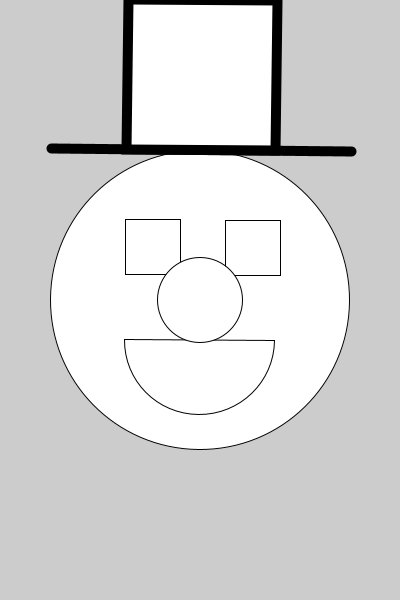
Frame 1 (no input)
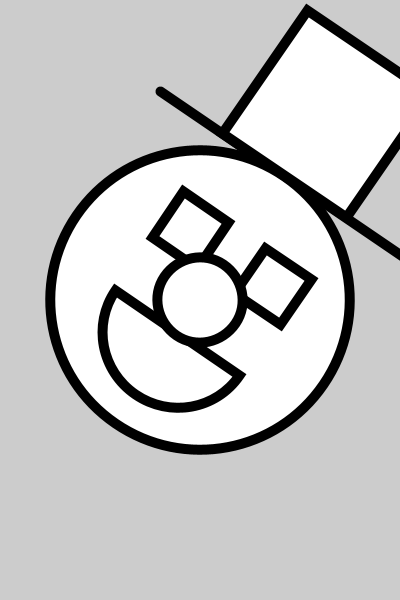
Frame 60 (the mouse pressed at the canvas centre just before this capture)
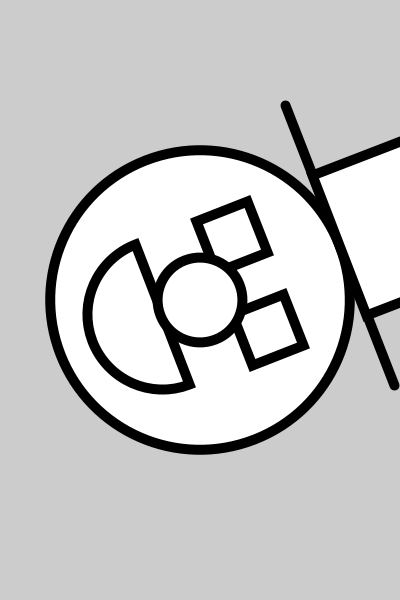
Frame 120 (the mouse held since frame 60 and released just before this capture)

The Processing sketch that drew these frames (run headless with seeded random() and noise(); from frame 60 on, the mouse is pressed at the canvas centre):

// Processing sketch: prog_31_08_21
// ── prog_31_08_21.pde
void setup() {
size(400,600);
strokeWeight(1);

}
void draw(){
  background(204);
  translate(200, 300);
  rotate(frameCount/100.00);
  pushMatrix();
  //ansigt
circle(0,0,300);
//mund
arc(0, 40, 150, 150, 0, PI, CHORD);
//venstre øje
square(-75, -80, 55);
//højre øje
square(25, -80, 55);
//næse
circle(0, 0, 85);
//hat
strokeWeight(10);
line(-150, -150, 150, -150);
//top hat
square(-75, -300, 150);
popMatrix();
}
